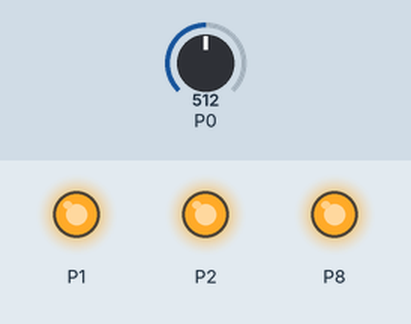
Bench run of a program on a simulated BBC micro:bit (MakeCode). On the bench: output pins drawn as LEDs (lit = HIGH). The test bench sets the inputs (shaded band); at power-on: P0 = 512 (analog values on the 0–1023 scale).

Above: at 1.2 s.
1.3 s: P0 set to 542
2.8 s: P0 set to 567
At 3.4 s:
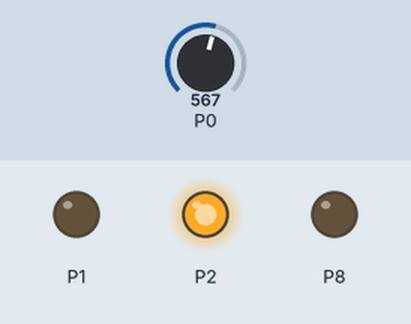
4.3 s: P0 set to 440
At 4.9 s:
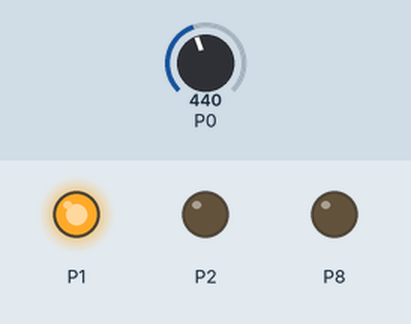
5.8 s: P0 set to 460
At 6.3 s:
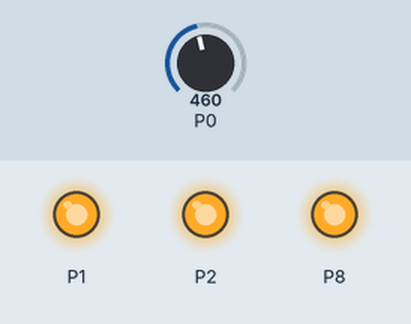
7.3 s: P0 set to 560
At 8.3 s:
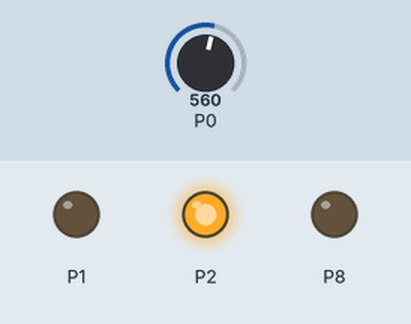
Timing chart, 0 to 9.8 s (numbered marks = the images above; inputs shaded):
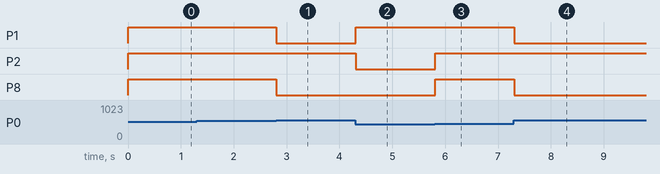

Measured:
- the behaviour switches between 550 and 551 on P0 (found by bisection; images 0 and 1)
- the behaviour switches between 449 and 450 on P0 (found by bisection; images 2 and 3)
- after the input at 1.3 s, every drawn part: stays the same
- after the input at 2.8 s, P1, P8: HIGH → LOW at once
- after the input at 4.3 s, P1: LOW → HIGH at once; P2: HIGH → LOW at once
- after the input at 5.8 s, P2, P8: LOW → HIGH at once
- after the input at 7.3 s, P1, P8: HIGH → LOW at once

The program:

main.ts
```typescript
function Rouge () {
    pins.digitalWritePin(DigitalPin.P1, 1)
    pins.digitalWritePin(DigitalPin.P2, 0)
    pins.digitalWritePin(DigitalPin.P8, 0)
}
function blanche () {
    pins.digitalWritePin(DigitalPin.P1, 1)
    pins.digitalWritePin(DigitalPin.P2, 1)
    pins.digitalWritePin(DigitalPin.P8, 1)
}
function vert () {
    pins.digitalWritePin(DigitalPin.P2, 1)
    pins.digitalWritePin(DigitalPin.P1, 0)
    pins.digitalWritePin(DigitalPin.P8, 0)
}
basic.forever(function () {
    if (pins.analogReadPin(AnalogPin.P0) < 450) {
        Rouge()
    } else if (pins.analogReadPin(AnalogPin.P0) > 550) {
        vert()
    } else {
        blanche()
    }
})
```

test.ts
```typescript
// les tests vont ici ; cela ne sera pas compilé si ce paquet est utilisé en tant qu'extension.
```
